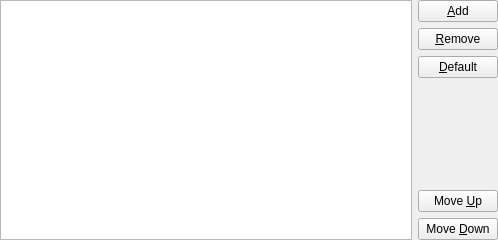
<?xml version="1.0" encoding="UTF-8"?>
<ui version="4.0">
 <class>XinxListWidget</class>
 <widget class="QWidget" name="XinxListWidget">
  <property name="geometry">
   <rect>
    <x>0</x>
    <y>0</y>
    <width>498</width>
    <height>240</height>
   </rect>
  </property>
  <property name="windowTitle">
   <string/>
  </property>
  <layout class="QHBoxLayout" name="horizontalLayout">
   <property name="margin">
    <number>0</number>
   </property>
   <item>
    <widget class="QListWidget" name="m_list"/>
   </item>
   <item>
    <layout class="QVBoxLayout">
     <property name="spacing">
      <number>6</number>
     </property>
     <property name="margin">
      <number>0</number>
     </property>
     <item>
      <widget class="QPushButton" name="m_btnAdd">
       <property name="sizePolicy">
        <sizepolicy hsizetype="Preferred" vsizetype="Fixed">
         <horstretch>0</horstretch>
         <verstretch>0</verstretch>
        </sizepolicy>
       </property>
       <property name="text">
        <string>&amp;Add</string>
       </property>
       <property name="icon">
        <iconset resource="../xinxpluginselector.qrc">
         <normaloff>:/images/add.png</normaloff>:/images/add.png</iconset>
       </property>
      </widget>
     </item>
     <item>
      <widget class="QPushButton" name="m_btnDel">
       <property name="text">
        <string>&amp;Remove</string>
       </property>
       <property name="icon">
        <iconset resource="../xinxpluginselector.qrc">
         <normaloff>:/images/remove.png</normaloff>:/images/remove.png</iconset>
       </property>
      </widget>
     </item>
     <item>
      <widget class="QPushButton" name="m_btnDef">
       <property name="text">
        <string>&amp;Default</string>
       </property>
       <property name="icon">
        <iconset resource="../xinxpluginselector.qrc">
         <normaloff>:/images/checkbox.png</normaloff>:/images/checkbox.png</iconset>
       </property>
      </widget>
     </item>
     <item>
      <spacer>
       <property name="orientation">
        <enum>Qt::Vertical</enum>
       </property>
       <property name="sizeHint" stdset="0">
        <size>
         <width>20</width>
         <height>40</height>
        </size>
       </property>
      </spacer>
     </item>
     <item>
      <widget class="QPushButton" name="m_btnUp">
       <property name="text">
        <string>Move &amp;Up</string>
       </property>
       <property name="icon">
        <iconset resource="../xinxpluginselector.qrc">
         <normaloff>:/images/up.png</normaloff>:/images/up.png</iconset>
       </property>
      </widget>
     </item>
     <item>
      <widget class="QPushButton" name="m_btnDown">
       <property name="text">
        <string>Move &amp;Down</string>
       </property>
       <property name="icon">
        <iconset resource="../xinxpluginselector.qrc">
         <normaloff>:/images/down.png</normaloff>:/images/down.png</iconset>
       </property>
      </widget>
     </item>
    </layout>
   </item>
  </layout>
 </widget>
 <tabstops>
  <tabstop>m_list</tabstop>
  <tabstop>m_btnAdd</tabstop>
  <tabstop>m_btnDel</tabstop>
  <tabstop>m_btnDef</tabstop>
 </tabstops>
 <resources>
  <include location="../xinxpluginselector.qrc"/>
 </resources>
 <connections/>
</ui>
